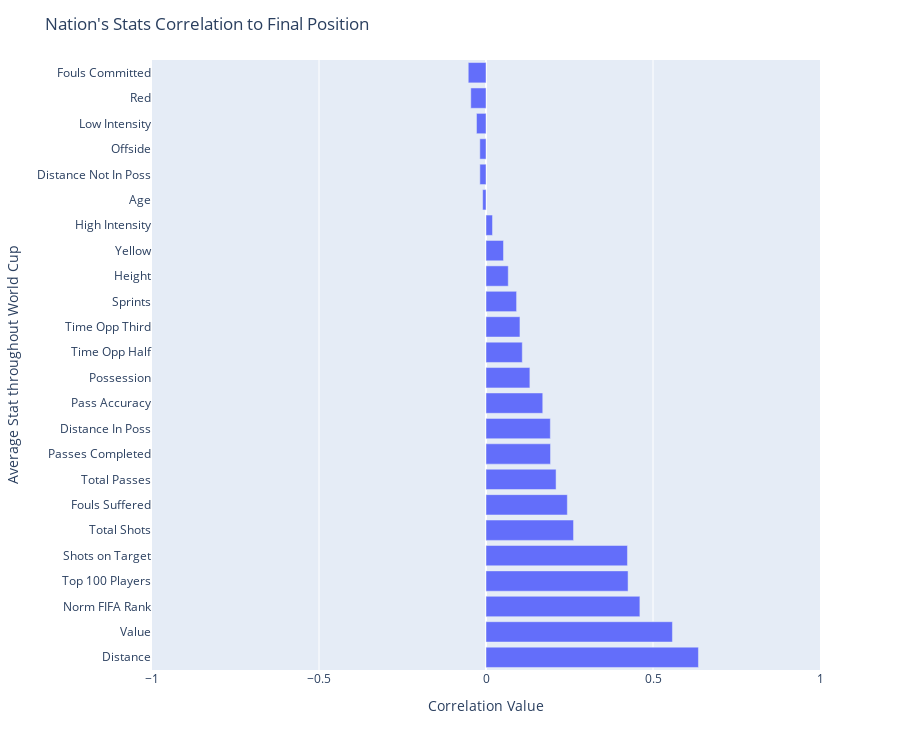

The notebook cell this image was saved under:
### Code cell
# Visualize Correlations: Nation's final position against average stats

columnsToIgnore = ["Final Position", "Norm Final Position", "FIFA Rank", "Goals Scored", "Goals Against"]
correlations = dict()
for feat in nationsDf_18:
    if feat not in columnsToIgnore:
        correlations[feat] = nationsDf_18[feat].corr(nationsDf_18["Norm Final Position"])

correlations = dict(sorted(correlations.items(), key=lambda k: k[1], reverse=True))
corrDf = pd.DataFrame.from_dict(correlations, orient='index', columns=["corr value"])

fig = px.bar(corrDf, x=corrDf.columns[0], y=corrDf.index, orientation='h', height=750)
fig.update_layout(title="Nation's Stats Correlation to Final Position",
                  xaxis_title="Correlation Value",
                  yaxis_title="Average Stat throughout World Cup",
                  xaxis=dict(range=[-1, 1]))

### Figure 1 — Plotly figure (JSON) as saved in the notebook; plotly's stock layout.template omitted (floating-point values rounded to 4 significant figures)
{"data": [{"alignmentgroup": "True", "hovertemplate": "corr value=%{x}<br>y=%{y}<extra></extra>", "legendgroup": "", "marker": {"color": "#636efa"}, "name": "", "offsetgroup": "", "orientation": "h", "showlegend": false, "textposition": "auto", "type": "bar", "x": [0.6361, 0.5582, 0.4607, 0.4254, 0.4235, 0.2621, 0.2435, 0.2098, 0.1932, 0.1926, 0.1699, 0.1314, 0.1086, 0.1017, 0.09154, 0.06662, 0.05237, 0.01949, -0.01007, -0.01841, -0.01851, -0.02848, -0.04557, -0.05317], "xaxis": "x", "y": ["Distance", "Value", "Norm FIFA Rank", "Top 100 Players", "Shots on Target", "Total Shots", "Fouls Suffered", "Total Passes", "Passes Completed", "Distance In Poss", "Pass Accuracy", "Possession", "Time Opp Half", "Time Opp Third", "Sprints", "Height", "Yellow", "High Intensity", "Age", "Distance Not In Poss", "Offside", "Low Intensity", "Red", "Fouls Committed"], "yaxis": "y"}], "layout": {"barmode": "relative", "height": 750, "legend": {"tracegroupgap": 0}, "margin": {"t": 60}, "title": {"text": "Nation's Stats Correlation to Final Position"}, "xaxis": {"anchor": "y", "domain": [0, 1], "range": [-1, 1], "title": {"text": "Correlation Value"}}, "yaxis": {"anchor": "x", "domain": [0, 1], "title": {"text": "Average Stat throughout World Cup"}}}}
